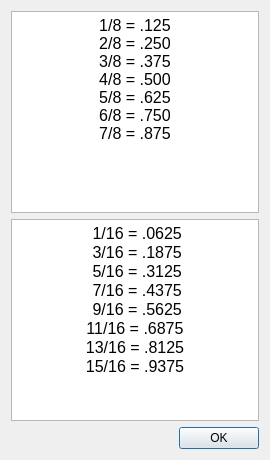
<?xml version="1.0" encoding="UTF-8"?>
<ui version="4.0">
 <class>DecimalChartDialog</class>
 <widget class="QDialog" name="DecimalChartDialog">
  <property name="windowModality">
   <enum>Qt::NonModal</enum>
  </property>
  <property name="geometry">
   <rect>
    <x>0</x>
    <y>0</y>
    <width>270</width>
    <height>460</height>
   </rect>
  </property>
  <property name="sizePolicy">
   <sizepolicy hsizetype="Expanding" vsizetype="MinimumExpanding">
    <horstretch>0</horstretch>
    <verstretch>0</verstretch>
   </sizepolicy>
  </property>
  <property name="minimumSize">
   <size>
    <width>0</width>
    <height>460</height>
   </size>
  </property>
  <property name="windowTitle">
   <string>Decimal Chart</string>
  </property>
  <property name="windowIcon">
   <iconset resource="../../../libs/vmisc/share/resources/icon.qrc">
    <normaloff>:/tsvg/spectrum/Table.tsvg</normaloff>:/tsvg/spectrum/Table.tsvg</iconset>
  </property>
  <layout class="QVBoxLayout" name="verticalLayout_2">
   <item>
    <layout class="QVBoxLayout" name="verticalLayout">
     <item>
      <widget class="QTextEdit" name="textEdit">
       <property name="sizePolicy">
        <sizepolicy hsizetype="Expanding" vsizetype="MinimumExpanding">
         <horstretch>0</horstretch>
         <verstretch>0</verstretch>
        </sizepolicy>
       </property>
       <property name="verticalScrollBarPolicy">
        <enum>Qt::ScrollBarAlwaysOff</enum>
       </property>
       <property name="sizeAdjustPolicy">
        <enum>QAbstractScrollArea::AdjustToContents</enum>
       </property>
       <property name="autoFormatting">
        <set>QTextEdit::AutoAll</set>
       </property>
       <property name="undoRedoEnabled">
        <bool>false</bool>
       </property>
       <property name="lineWrapMode">
        <enum>QTextEdit::NoWrap</enum>
       </property>
       <property name="readOnly">
        <bool>true</bool>
       </property>
       <property name="html">
        <string>&lt;!DOCTYPE HTML PUBLIC &quot;-//W3C//DTD HTML 4.0//EN&quot; &quot;http://www.w3.org/TR/REC-html40/strict.dtd&quot;&gt;
&lt;html&gt;&lt;head&gt;&lt;meta name=&quot;qrichtext&quot; content=&quot;1&quot; /&gt;&lt;style type=&quot;text/css&quot;&gt;
p, li { white-space: pre-wrap; }
&lt;/style&gt;&lt;/head&gt;&lt;body style=&quot;  font-size:8.25pt; font-weight:400; font-style:normal;&quot;&gt;
&lt;p align=&quot;center&quot; style=&quot; margin-top:12px; margin-bottom:12px; margin-left:0px; margin-right:0px; -qt-block-indent:0; text-indent:0px;&quot;&gt;&lt;span style=&quot; font-size:12pt;&quot;&gt;1/8 = .125&lt;br /&gt;2/8 = .250&lt;br /&gt;3/8 = .375&lt;br /&gt;4/8 = .500&lt;br /&gt;5/8 = .625&lt;br /&gt;6/8 = .750&lt;br /&gt;7/8 = .875&lt;/span&gt;&lt;/p&gt;&lt;/body&gt;&lt;/html&gt;</string>
       </property>
       <property name="textInteractionFlags">
        <set>Qt::NoTextInteraction</set>
       </property>
      </widget>
     </item>
     <item>
      <widget class="QTextEdit" name="textEdit_2">
       <property name="sizePolicy">
        <sizepolicy hsizetype="Expanding" vsizetype="MinimumExpanding">
         <horstretch>0</horstretch>
         <verstretch>0</verstretch>
        </sizepolicy>
       </property>
       <property name="verticalScrollBarPolicy">
        <enum>Qt::ScrollBarAlwaysOff</enum>
       </property>
       <property name="sizeAdjustPolicy">
        <enum>QAbstractScrollArea::AdjustToContents</enum>
       </property>
       <property name="autoFormatting">
        <set>QTextEdit::AutoAll</set>
       </property>
       <property name="undoRedoEnabled">
        <bool>false</bool>
       </property>
       <property name="lineWrapMode">
        <enum>QTextEdit::NoWrap</enum>
       </property>
       <property name="readOnly">
        <bool>true</bool>
       </property>
       <property name="html">
        <string>&lt;!DOCTYPE HTML PUBLIC &quot;-//W3C//DTD HTML 4.0//EN&quot; &quot;http://www.w3.org/TR/REC-html40/strict.dtd&quot;&gt;
&lt;html&gt;&lt;head&gt;&lt;meta name=&quot;qrichtext&quot; content=&quot;1&quot; /&gt;&lt;style type=&quot;text/css&quot;&gt;
p, li { white-space: pre-wrap; }
&lt;/style&gt;&lt;/head&gt;&lt;body style=&quot; font-size:8.25pt; font-weight:400; font-style:normal;&quot;&gt;
&lt;p align=&quot;center&quot; style=&quot; margin-top:0px; margin-bottom:0px; margin-left:0px; margin-right:0px; -qt-block-indent:0; text-indent:0px;&quot;&gt;&lt;span style=&quot; font-size:12pt;&quot;&gt; 1/16 = .0625&lt;/span&gt;&lt;/p&gt;
&lt;p align=&quot;center&quot; style=&quot; margin-top:0px; margin-bottom:0px; margin-left:0px; margin-right:0px; -qt-block-indent:0; text-indent:0px;&quot;&gt;&lt;span style=&quot; font-size:12pt;&quot;&gt; 3/16 = .1875&lt;/span&gt;&lt;/p&gt;
&lt;p align=&quot;center&quot; style=&quot; margin-top:0px; margin-bottom:0px; margin-left:0px; margin-right:0px; -qt-block-indent:0; text-indent:0px;&quot;&gt;&lt;span style=&quot; font-size:12pt;&quot;&gt; 5/16 = .3125&lt;/span&gt;&lt;/p&gt;
&lt;p align=&quot;center&quot; style=&quot; margin-top:0px; margin-bottom:0px; margin-left:0px; margin-right:0px; -qt-block-indent:0; text-indent:0px;&quot;&gt;&lt;span style=&quot; font-size:12pt;&quot;&gt; 7/16 = .4375&lt;/span&gt;&lt;/p&gt;
&lt;p align=&quot;center&quot; style=&quot; margin-top:0px; margin-bottom:0px; margin-left:0px; margin-right:0px; -qt-block-indent:0; text-indent:0px;&quot;&gt;&lt;span style=&quot; font-size:12pt;&quot;&gt; 9/16 = .5625&lt;/span&gt;&lt;/p&gt;
&lt;p align=&quot;center&quot; style=&quot; margin-top:0px; margin-bottom:0px; margin-left:0px; margin-right:0px; -qt-block-indent:0; text-indent:0px;&quot;&gt;&lt;span style=&quot; font-size:12pt;&quot;&gt;11/16 = .6875&lt;/span&gt;&lt;/p&gt;
&lt;p align=&quot;center&quot; style=&quot; margin-top:0px; margin-bottom:0px; margin-left:0px; margin-right:0px; -qt-block-indent:0; text-indent:0px;&quot;&gt;&lt;span style=&quot; font-size:12pt;&quot;&gt;13/16 = .8125&lt;/span&gt;&lt;/p&gt;
&lt;p align=&quot;center&quot; style=&quot; margin-top:0px; margin-bottom:0px; margin-left:0px; margin-right:0px; -qt-block-indent:0; text-indent:0px;&quot;&gt;&lt;span style=&quot; font-size:12pt;&quot;&gt;15/16 = .9375&lt;/span&gt;&lt;/p&gt;&lt;/body&gt;&lt;/html&gt;</string>
       </property>
       <property name="textInteractionFlags">
        <set>Qt::NoTextInteraction</set>
       </property>
      </widget>
     </item>
    </layout>
   </item>
   <item>
    <widget class="QDialogButtonBox" name="buttonBox">
     <property name="orientation">
      <enum>Qt::Horizontal</enum>
     </property>
     <property name="standardButtons">
      <set>QDialogButtonBox::Ok</set>
     </property>
    </widget>
   </item>
  </layout>
 </widget>
 <resources>
  <include location="../../../libs/vmisc/share/resources/icon.qrc"/>
 </resources>
 <connections>
  <connection>
   <sender>buttonBox</sender>
   <signal>accepted()</signal>
   <receiver>DecimalChartDialog</receiver>
   <slot>accept()</slot>
   <hints>
    <hint type="sourcelabel">
     <x>248</x>
     <y>254</y>
    </hint>
    <hint type="destinationlabel">
     <x>157</x>
     <y>274</y>
    </hint>
   </hints>
  </connection>
  <connection>
   <sender>buttonBox</sender>
   <signal>rejected()</signal>
   <receiver>DecimalChartDialog</receiver>
   <slot>reject()</slot>
   <hints>
    <hint type="sourcelabel">
     <x>316</x>
     <y>260</y>
    </hint>
    <hint type="destinationlabel">
     <x>286</x>
     <y>274</y>
    </hint>
   </hints>
  </connection>
 </connections>
</ui>
